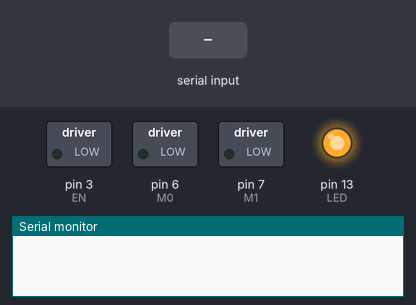
The sketch below on a simulated Arduino Uno, built with avr-gcc and run on an emulated ATmega328P. On the bench: switched loads named in the sketch (green lamp = pin HIGH), output pins drawn as LEDs (lit = HIGH), the last lines printed to the serial monitor. Inputs (shaded band) come from the test bench.

Above: at 1.2 s.
1.3 s: "a" received over Serial
At 2.5 s:
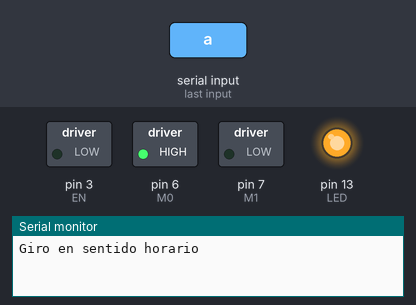
2.8 s: "s" received over Serial
At 3.9 s:
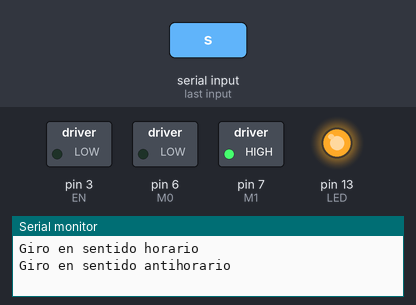
4.3 s: "d" received over Serial
At 5.0 s:
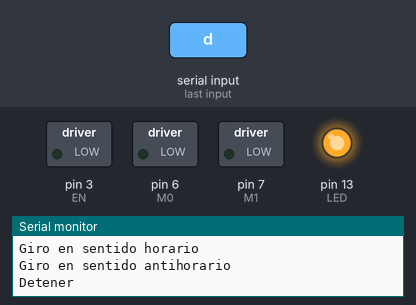
Timing chart, 0 to 7.3 s (numbered marks = the images above; inputs shaded):
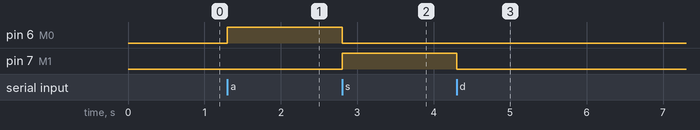

Measured:
- after the input at 1.3 s, pin 6 (M0): LOW → HIGH at once
- after the input at 2.8 s, pin 6 (M0): HIGH → LOW at once; pin 7 (M1): LOW → HIGH at once
- after the input at 4.3 s, pin 7 (M1): HIGH → LOW at once

The sketch:

motorDC.ino
```cpp
#define M0 6
#define M1 7
#define EN 3
#define LED 13

int velocity = 0;

void setup() {
  // put your setup code here, to run once:

  Serial.begin(9600);
  pinMode(LED, OUTPUT);
  pinMode(M0, OUTPUT);
  pinMode(M1, OUTPUT);
  digitalWrite(LED, HIGH);


}

void loop() {
  // put your main code here, to run repeatedly:
  if(Serial.available() > 0){
    char ctrl = Serial.read();
    switch(ctrl){
      case '1':
        Serial.println("Velocidad baja " + String(velocity));
        velocity = 85;
      break;

      case '2':
        velocity = 170;
        Serial.println("Velocidad media " + String(velocity));
      break;

      case '3':
        velocity = 255;
        Serial.println("Velocidad alta " + String(velocity));
      break;

      case 'a':
        analogWrite(EN, velocity);
        digitalWrite(M0, HIGH);
        digitalWrite(M1, LOW);
        Serial.println("Giro en sentido horario");
      break;

      case 's':
        analogWrite(EN, velocity);
        digitalWrite(M0, LOW);
        digitalWrite(M1, HIGH);
        Serial.println("Giro en sentido antihorario");
      break;

      case 'd':
        analogWrite(EN, velocity);
        digitalWrite(M0, LOW);
        digitalWrite(M1, LOW);
        Serial.println("Detener");
      break;

    }
  }

}
```
